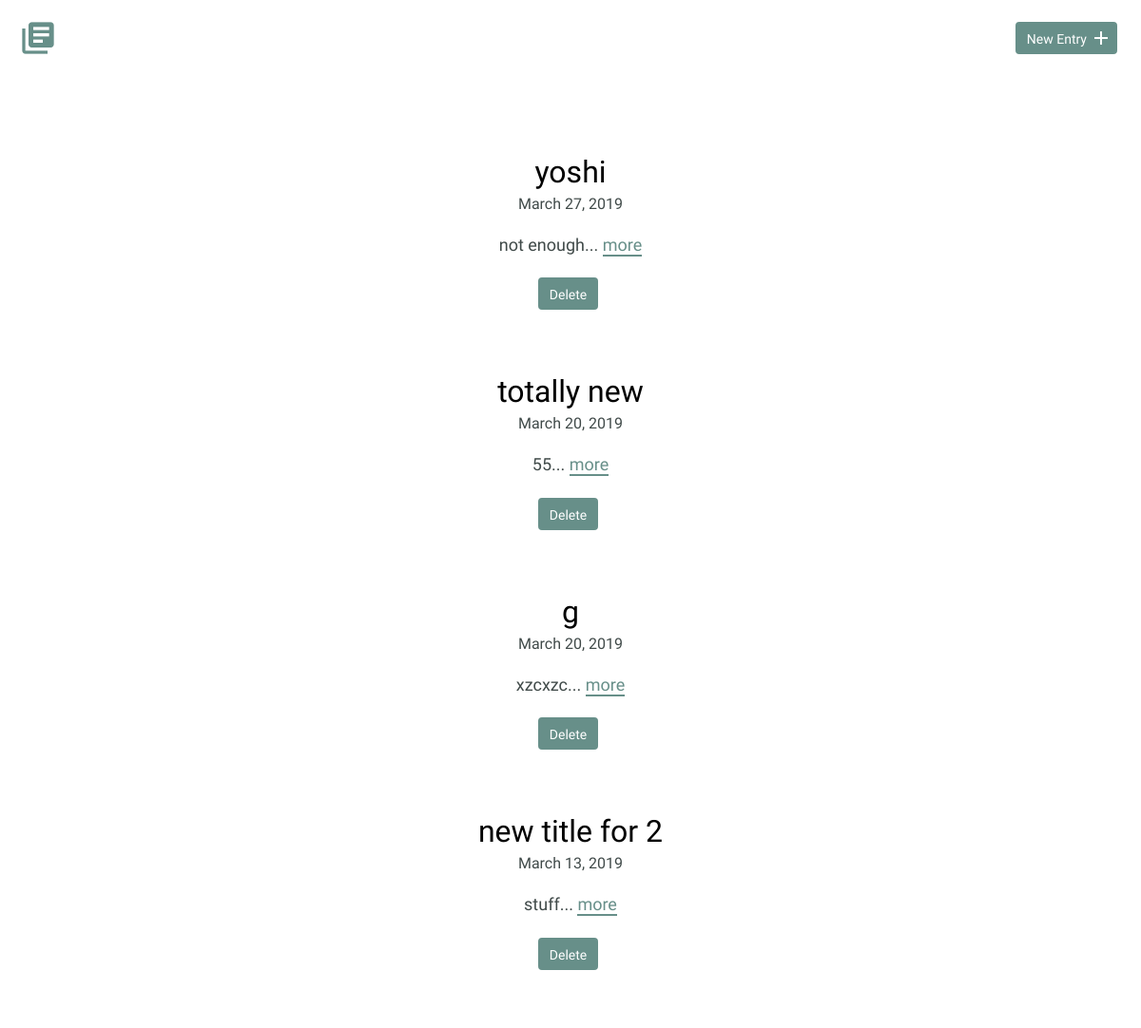
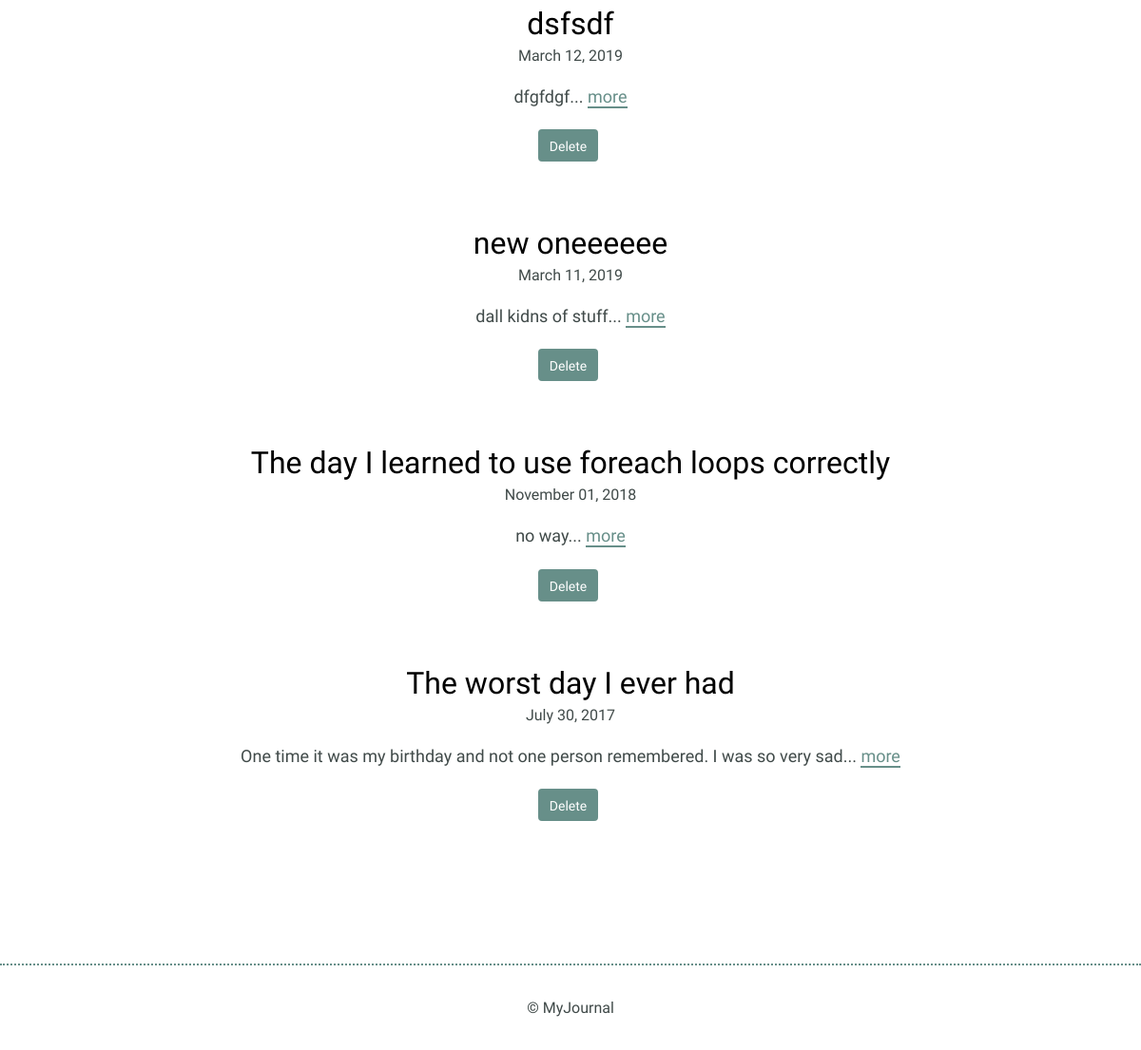
The page / on the database its author committed (2 pictures, top to bottom).
### tables this page shows
CREATE TABLE "entries" (
	`id`	INTEGER,
	`title`	TEXT,
	`date`	TEXT,
	`time_spent`	INTEGER,
	`learned`	BLOB,
	`resources`	BLOB,
	PRIMARY KEY(`id`)
);

### inc/functions.php (called while the page is built, shortened)
<?php
function get_journal_entry_list() {
  include 'connection.php';
  try {
    return $db->query('SELECT * FROM entries ORDER BY date DESC');
  } catch (Exception $e) {
    echo "Error!: " . $e->getMessage() . "<br />";
    return array();
  }
}

### index.php (the view, shortened to what this page needs)
<?php
include "inc/header.php";
require_once "inc/functions.php";
?>
  <div class="entry-list">
    <?php
      foreach (get_journal_entry_list() as $entry) {
        echo "<article>";
        echo "<h2><a href='detail.php?id=" .$entry['id']. "'>".$entry['title']."</a></h2>";
        echo "<time datetime=" .$entry['date']. ">" .strftime("%B %d, %Y", strtotime($entry['date'])). "</time>";
        echo "<p>" .substr($entry['learned'], 0, 250). "... <a href='detail.php?id=" .$entry['id']. "'>more</a></p>";
        echo "<form method='post' onsubmit=\"return confirm('Are you sure?');\">";
        echo "<input type='submit' class='button button-danger' value='Delete' />";
        echo "</form>";
        echo "</article>";
      }
    ?>
  </div>
<?php include "inc/footer.php" ?>

### inc/header.php (shortened to what this page needs)
<!DOCTYPE html>
<html>
  <head>
    <link rel="stylesheet" href="css/normalize.css">
    <link rel="stylesheet" href="css/site.css">
  </head>
<body>
  <header>
    <div class="container">
      <div class="site-header">
        <a class="logo" href="index.php"><i class="material-icons">library_books</i></a>
        <a class="button icon-right" href="new.php"><span>New Entry</span> <i class="material-icons">add</i></a>
      </div>
    </div>
  </header>
  <section>
      <div class="container">

### inc/footer.php
      </div>
    </section>
    <footer>
      <div>
        &copy; MyJournal
      </div>
    </footer>
  </body>
</html>

### css/site.css (style rules this page uses)
body { font-size: 16px; color: #404a49; font-family: 'Cousine', serif; font-weight: 400; }
.container { margin: 0 auto; padding: 0 25px; }
header .site-header { margin: 0 auto; height: 95px; }
header .logo i { color: #678f89; margin: 20px 0 0 -5px; float: left; font-size: 40px; }
header .button { float: right; margin: 33px 0 0 0; }
footer { text-align: center; padding: 35px 0; border-top: 2px dotted #678f89; }
.button { padding: 8px 10px 6px 10px; background: #678f89; border: 2px solid #678f89; border-radius: 4px; text-decoration: none; color: #FFF; position: relative; text-align: center; font-size: 14px; }
.button.icon-right { padding-right: 30px; top: -10px; }
.button.icon-right i { position: absolute; top: 3px; right: 3px; }
h1, h2, h3 { margin: 0; font-weight: 400; line-height: 1em; color: #000; }
h2 { font-size: 32px; }
h2 a { text-decoration: none; color: #000; }
p { line-height: 1.8em; font-size: 18px; }
p a { border-bottom: 2px solid #678f89; padding: 0; color: #678f89; text-decoration: none; }
.entry-list, .edit-entry, .new-entry { max-width: 800px; margin: 0 auto; padding: 70px 0 150px 0; }
.entry-list article { margin-bottom: 70px; text-align: center; }
.entry-list article:last-child { margin-bottom: 0; }
.entry-list article h2 { margin-bottom: 8px; }
input[type=submit] { margin-right: 5px; }

### rows shown on the page
entries: title "yoshi", date "March 27, 2019", learned "not enough"
entries: title "totally new", date "March 20, 2019", learned "55"
entries: title "g", date "March 20, 2019", learned "xzcxzc"
entries: title "new title for 2", date "March 13, 2019", learned "stuff"
entries: title "dsfsdf", date "March 12, 2019", learned "dfgfdgf"
entries: title "new oneeeeee", date "March 11, 2019", learned "dall kidns of stuff"
entries: title "The day I learned to use foreach loops correctly", date "November 01, 2018", learned "no way"
entries: title "The worst day I ever had", date "July 30, 2017", learned "One time it was my birthday and not one person remembered. I was so very sad"
